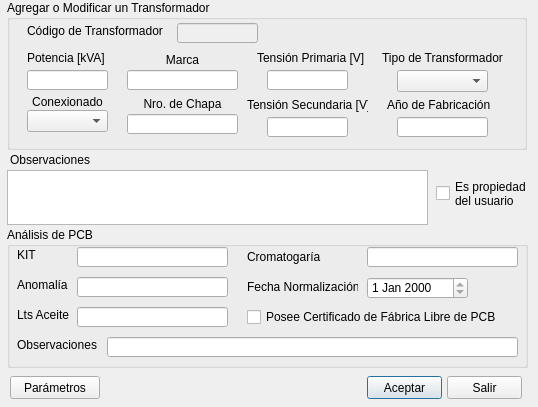
<?xml version="1.0" encoding="UTF-8"?>
<ui version="4.0">
 <class>Dialog</class>
 <widget class="QDialog" name="Dialog">
  <property name="windowModality">
   <enum>Qt::ApplicationModal</enum>
  </property>
  <property name="geometry">
   <rect>
    <x>0</x>
    <y>0</y>
    <width>538</width>
    <height>407</height>
   </rect>
  </property>
  <property name="windowTitle">
   <string>Transformador</string>
  </property>
  <property name="modal">
   <bool>true</bool>
  </property>
  <widget class="QTextEdit" name="txtObservaciones">
   <property name="geometry">
    <rect>
     <x>7</x>
     <y>170</y>
     <width>421</width>
     <height>55</height>
    </rect>
   </property>
  </widget>
  <widget class="QGroupBox" name="groupBox_4">
   <property name="geometry">
    <rect>
     <x>7</x>
     <y>227</y>
     <width>521</width>
     <height>141</height>
    </rect>
   </property>
   <property name="title">
    <string>Análisis de PCB</string>
   </property>
   <widget class="QLabel" name="label_19">
    <property name="geometry">
     <rect>
      <x>10</x>
      <y>110</y>
      <width>131</width>
      <height>16</height>
     </rect>
    </property>
    <property name="text">
     <string>Observaciones</string>
    </property>
   </widget>
   <widget class="QLabel" name="label_20">
    <property name="geometry">
     <rect>
      <x>240</x>
      <y>20</y>
      <width>111</width>
      <height>20</height>
     </rect>
    </property>
    <property name="text">
     <string>Cromatogaría</string>
    </property>
    <property name="alignment">
     <set>Qt::AlignLeading|Qt::AlignLeft|Qt::AlignVCenter</set>
    </property>
   </widget>
   <widget class="QLineEdit" name="txtAnomalia">
    <property name="geometry">
     <rect>
      <x>70</x>
      <y>50</y>
      <width>151</width>
      <height>20</height>
     </rect>
    </property>
    <property name="maxLength">
     <number>20</number>
    </property>
   </widget>
   <widget class="QLabel" name="label_22">
    <property name="geometry">
     <rect>
      <x>240</x>
      <y>50</y>
      <width>111</width>
      <height>20</height>
     </rect>
    </property>
    <property name="text">
     <string>Fecha Normalización</string>
    </property>
    <property name="alignment">
     <set>Qt::AlignLeading|Qt::AlignLeft|Qt::AlignVCenter</set>
    </property>
   </widget>
   <widget class="QLabel" name="label_23">
    <property name="geometry">
     <rect>
      <x>10</x>
      <y>50</y>
      <width>61</width>
      <height>16</height>
     </rect>
    </property>
    <property name="text">
     <string>Anomalía</string>
    </property>
    <property name="alignment">
     <set>Qt::AlignLeading|Qt::AlignLeft|Qt::AlignVCenter</set>
    </property>
   </widget>
   <widget class="QLabel" name="label_24">
    <property name="geometry">
     <rect>
      <x>10</x>
      <y>20</y>
      <width>51</width>
      <height>16</height>
     </rect>
    </property>
    <property name="text">
     <string>KIT</string>
    </property>
   </widget>
   <widget class="QLineEdit" name="txtKit">
    <property name="geometry">
     <rect>
      <x>70</x>
      <y>20</y>
      <width>151</width>
      <height>20</height>
     </rect>
    </property>
    <property name="maxLength">
     <number>10</number>
    </property>
   </widget>
   <widget class="QLabel" name="label_25">
    <property name="geometry">
     <rect>
      <x>10</x>
      <y>80</y>
      <width>61</width>
      <height>16</height>
     </rect>
    </property>
    <property name="text">
     <string>Lts Aceite</string>
    </property>
   </widget>
   <widget class="QLineEdit" name="txtAceite">
    <property name="geometry">
     <rect>
      <x>70</x>
      <y>80</y>
      <width>151</width>
      <height>20</height>
     </rect>
    </property>
    <property name="maxLength">
     <number>10</number>
    </property>
   </widget>
   <widget class="QLineEdit" name="txtCromatografia">
    <property name="geometry">
     <rect>
      <x>360</x>
      <y>20</y>
      <width>151</width>
      <height>20</height>
     </rect>
    </property>
    <property name="maxLength">
     <number>10</number>
    </property>
   </widget>
   <widget class="QLineEdit" name="txtObservacionesPCB">
    <property name="geometry">
     <rect>
      <x>100</x>
      <y>110</y>
      <width>411</width>
      <height>20</height>
     </rect>
    </property>
    <property name="maxLength">
     <number>100</number>
    </property>
   </widget>
   <widget class="QCheckBox" name="chkCertificado">
    <property name="geometry">
     <rect>
      <x>240</x>
      <y>80</y>
      <width>271</width>
      <height>20</height>
     </rect>
    </property>
    <property name="text">
     <string>Posee Certificado de Fábrica Libre de PCB</string>
    </property>
   </widget>
   <widget class="QDateEdit" name="datNormalizacion">
    <property name="geometry">
     <rect>
      <x>360</x>
      <y>50</y>
      <width>101</width>
      <height>22</height>
     </rect>
    </property>
    <property name="readOnly">
     <bool>true</bool>
    </property>
   </widget>
  </widget>
  <widget class="QGroupBox" name="groupBox">
   <property name="geometry">
    <rect>
     <x>7</x>
     <y>0</y>
     <width>520</width>
     <height>150</height>
    </rect>
   </property>
   <property name="title">
    <string>Agregar o Modificar un Transformador</string>
   </property>
   <widget class="QLineEdit" name="txtV2">
    <property name="geometry">
     <rect>
      <x>260</x>
      <y>117</y>
      <width>81</width>
      <height>20</height>
     </rect>
    </property>
    <property name="inputMethodHints">
     <set>Qt::ImhFormattedNumbersOnly</set>
    </property>
    <property name="maxLength">
     <number>10</number>
    </property>
   </widget>
   <widget class="QLabel" name="label_6">
    <property name="geometry">
     <rect>
      <x>120</x>
      <y>50</y>
      <width>111</width>
      <height>20</height>
     </rect>
    </property>
    <property name="text">
     <string>Marca</string>
    </property>
    <property name="alignment">
     <set>Qt::AlignCenter</set>
    </property>
   </widget>
   <widget class="QLineEdit" name="txtV1">
    <property name="geometry">
     <rect>
      <x>260</x>
      <y>70</y>
      <width>81</width>
      <height>20</height>
     </rect>
    </property>
    <property name="inputMethodHints">
     <set>Qt::ImhFormattedNumbersOnly</set>
    </property>
    <property name="maxLength">
     <number>10</number>
    </property>
   </widget>
   <widget class="QLineEdit" name="txtAnio">
    <property name="geometry">
     <rect>
      <x>390</x>
      <y>117</y>
      <width>91</width>
      <height>20</height>
     </rect>
    </property>
    <property name="maxLength">
     <number>10</number>
    </property>
   </widget>
   <widget class="QLabel" name="label_5">
    <property name="geometry">
     <rect>
      <x>20</x>
      <y>50</y>
      <width>81</width>
      <height>16</height>
     </rect>
    </property>
    <property name="text">
     <string>Potencia [kVA]</string>
    </property>
   </widget>
   <widget class="QLabel" name="label_9">
    <property name="geometry">
     <rect>
      <x>120</x>
      <y>94</y>
      <width>111</width>
      <height>20</height>
     </rect>
    </property>
    <property name="text">
     <string>Nro. de Chapa</string>
    </property>
    <property name="alignment">
     <set>Qt::AlignCenter</set>
    </property>
   </widget>
   <widget class="QLabel" name="label_13">
    <property name="geometry">
     <rect>
      <x>380</x>
      <y>97</y>
      <width>121</width>
      <height>16</height>
     </rect>
    </property>
    <property name="text">
     <string>Año de Fabricación</string>
    </property>
   </widget>
   <widget class="QLabel" name="label_3">
    <property name="geometry">
     <rect>
      <x>20</x>
      <y>23</y>
      <width>141</width>
      <height>16</height>
     </rect>
    </property>
    <property name="text">
     <string>Código de Transformador</string>
    </property>
   </widget>
   <widget class="QLineEdit" name="txtTrafo">
    <property name="enabled">
     <bool>false</bool>
    </property>
    <property name="geometry">
     <rect>
      <x>170</x>
      <y>23</y>
      <width>81</width>
      <height>20</height>
     </rect>
    </property>
    <property name="maxLength">
     <number>15</number>
    </property>
    <property name="readOnly">
     <bool>true</bool>
    </property>
   </widget>
   <widget class="QLabel" name="label_10">
    <property name="geometry">
     <rect>
      <x>250</x>
      <y>50</y>
      <width>111</width>
      <height>16</height>
     </rect>
    </property>
    <property name="text">
     <string>Tensión Primaria [V]</string>
    </property>
   </widget>
   <widget class="QLineEdit" name="txtPotencia">
    <property name="geometry">
     <rect>
      <x>20</x>
      <y>70</y>
      <width>81</width>
      <height>20</height>
     </rect>
    </property>
    <property name="inputMethodHints">
     <set>Qt::ImhFormattedNumbersOnly</set>
    </property>
    <property name="maxLength">
     <number>10</number>
    </property>
   </widget>
   <widget class="QLineEdit" name="txtMarca">
    <property name="geometry">
     <rect>
      <x>120</x>
      <y>70</y>
      <width>111</width>
      <height>20</height>
     </rect>
    </property>
    <property name="maxLength">
     <number>20</number>
    </property>
   </widget>
   <widget class="QLineEdit" name="txtNroChapa">
    <property name="geometry">
     <rect>
      <x>120</x>
      <y>114</y>
      <width>111</width>
      <height>20</height>
     </rect>
    </property>
    <property name="maxLength">
     <number>20</number>
    </property>
   </widget>
   <widget class="QLabel" name="label_7">
    <property name="geometry">
     <rect>
      <x>370</x>
      <y>50</y>
      <width>131</width>
      <height>16</height>
     </rect>
    </property>
    <property name="text">
     <string>Tipo de Transformador</string>
    </property>
    <property name="alignment">
     <set>Qt::AlignCenter</set>
    </property>
   </widget>
   <widget class="QLabel" name="label_12">
    <property name="geometry">
     <rect>
      <x>240</x>
      <y>97</y>
      <width>121</width>
      <height>16</height>
     </rect>
    </property>
    <property name="text">
     <string>Tensión Secundaria [V]</string>
    </property>
   </widget>
   <widget class="QLabel" name="label_8">
    <property name="geometry">
     <rect>
      <x>20</x>
      <y>94</y>
      <width>81</width>
      <height>16</height>
     </rect>
    </property>
    <property name="text">
     <string>Conexionado</string>
    </property>
    <property name="alignment">
     <set>Qt::AlignCenter</set>
    </property>
   </widget>
   <widget class="QComboBox" name="cmbConexionado">
    <property name="geometry">
     <rect>
      <x>20</x>
      <y>110</y>
      <width>81</width>
      <height>22</height>
     </rect>
    </property>
   </widget>
   <widget class="QComboBox" name="cmbTipo">
    <property name="geometry">
     <rect>
      <x>390</x>
      <y>70</y>
      <width>91</width>
      <height>22</height>
     </rect>
    </property>
   </widget>
  </widget>
  <widget class="QCheckBox" name="chkPropiedadUsuario">
   <property name="geometry">
    <rect>
     <x>436</x>
     <y>171</y>
     <width>90</width>
     <height>45</height>
    </rect>
   </property>
   <property name="inputMethodHints">
    <set>Qt::ImhMultiLine</set>
   </property>
   <property name="text">
    <string>Es propiedad 
del usuario</string>
   </property>
  </widget>
  <widget class="QPushButton" name="cmdAceptar">
   <property name="geometry">
    <rect>
     <x>367</x>
     <y>376</y>
     <width>75</width>
     <height>23</height>
    </rect>
   </property>
   <property name="text">
    <string>Aceptar</string>
   </property>
  </widget>
  <widget class="QPushButton" name="cmdSalir">
   <property name="geometry">
    <rect>
     <x>447</x>
     <y>376</y>
     <width>75</width>
     <height>23</height>
    </rect>
   </property>
   <property name="text">
    <string>Salir</string>
   </property>
  </widget>
  <widget class="QLabel" name="label_26">
   <property name="geometry">
    <rect>
     <x>10</x>
     <y>150</y>
     <width>91</width>
     <height>20</height>
    </rect>
   </property>
   <property name="text">
    <string>Observaciones</string>
   </property>
  </widget>
  <widget class="QPushButton" name="cmdParametros">
   <property name="geometry">
    <rect>
     <x>10</x>
     <y>376</y>
     <width>90</width>
     <height>23</height>
    </rect>
   </property>
   <property name="text">
    <string>Parámetros</string>
   </property>
  </widget>
 </widget>
 <resources/>
 <connections/>
</ui>
